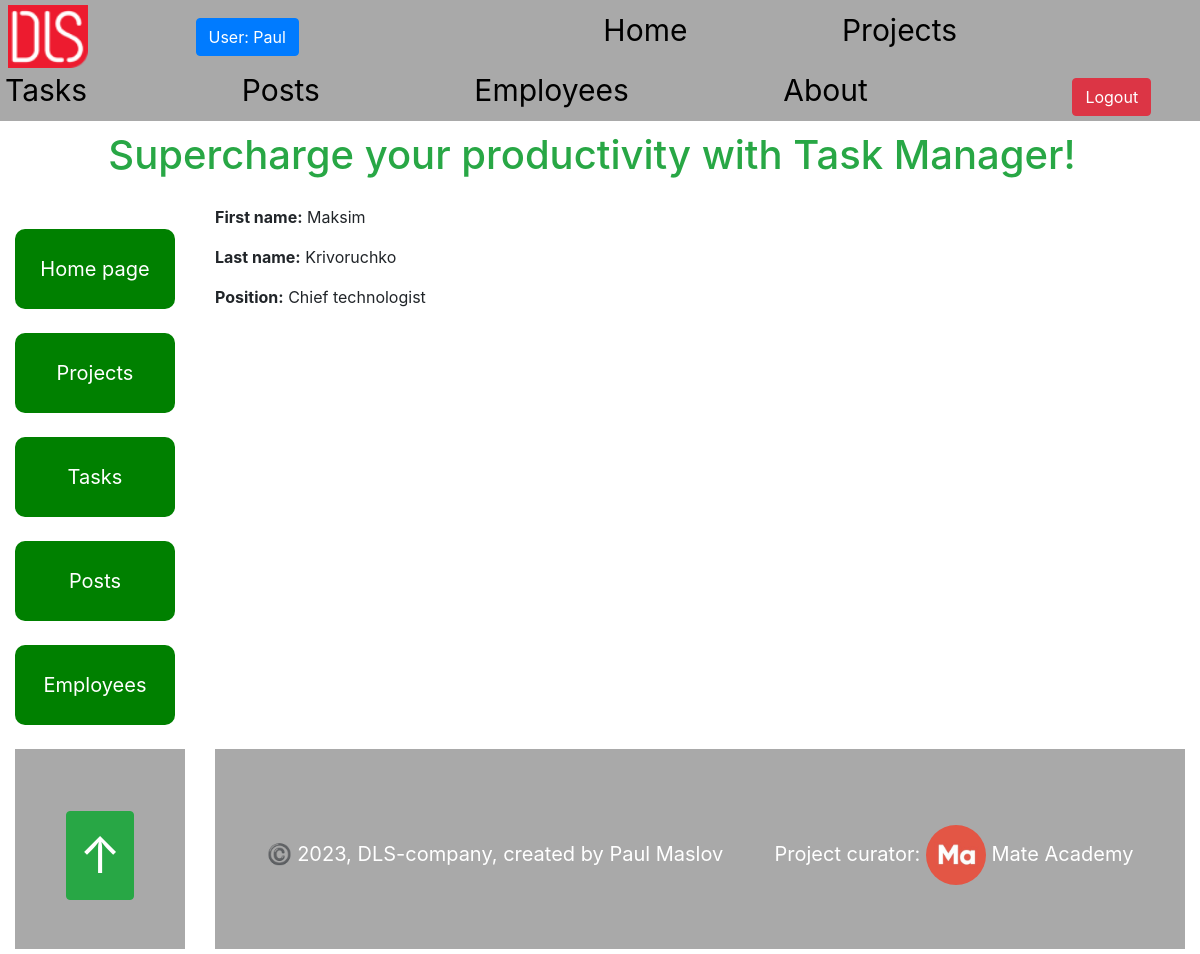
Screenshot of /employees/8/ (signed in) with the database file from the repository.
### task_manager/models.py (models this page shows, shortened)
class Employee(AbstractUser):
    position = models.ForeignKey(
        Position,
        null=True,
        blank=True,
        on_delete=models.CASCADE,
        related_name="employees"
    )
    class Meta:
        ordering = ["username"]
        verbose_name = "employee"
        verbose_name_plural = "employees"

class Position(models.Model):
    name = models.CharField(max_length=75, null=True, blank=True)
    class Meta:
        ordering = ["name"]
    def __str__(self):
        return self.name

### task_manager/views.py (the view)
class EmployeeDetailView(LoginRequiredMixin, generic.DetailView):
    model = Employee

### templates/task_manager/employee_detail.html
{% extends "base.html" %}
{% block content %}
  <p><strong>First name:</strong> {{ employee.first_name }}</p>
  <p><strong>Last name:</strong> {{ employee.last_name }}</p>
  <p><strong>Position:</strong> {{ employee.position }}</p>
{% endblock %}

### templates/includes/navigation.html (shortened to what this page needs)
{% load static %}
<div class="header">
  <span class="logo">
    <a href="https://dls.ua/">
      <img src="{% static 'images/logodls.png'%}" alt="DLS logo">
    </a>
  </span>
   {% if user.is_authenticated %}
     <a
       class="login btn btn-primary"
       href="{% url 'task_manager:employee-detail' pk=user.id %}">
       User: {{ user.username }}
     </a>
     <div class="nav">
       <a class="nav__link" href="{% url 'task_manager:index' %}">Home</a>
       <a class="nav__link" href="{% url 'task_manager:project-list' %}">Projects</a>
       <a class="nav__link" href="{% url 'task_manager:task-list' %}">Tasks</a>
       <a class="nav__link" href="{% url 'task_manager:post-list' %}">Posts</a>
       <a class="nav__link" href="{% url 'task_manager:employee-list' %}">Employees</a>
       <a class="nav__link" href="{% url 'task_manager:about' %}">About</a>
     </div>
     <a class="btn btn-danger" href="{% url 'logout' %}">Logout</a>
   {% endif %}
</div>

### static/css/styles.css (style rules this page uses)
html { scroll-behavior: smooth; }
body { margin: 0; padding: 0; box-sizing: border-box; --button-height: 100px; --button-width: 100px; }
.header { padding: 5px; text-align: left; background-color: darkgray; }
.nav { margin-right: 50px; display: inline; }
.nav__link { margin-right: 150px; display: inline-block; font-size: 30px; color: black; text-decoration: burlywood; }
.logo { margin-right: 100px; padding: 3px; }
.logo img { width: 80px; }
.login { margin-right: 300px; }

### rows the page displays
Employee: username "Paul"
Employee: first_name "Maksim", last_name "Krivoruchko", position "Chief technologist"
